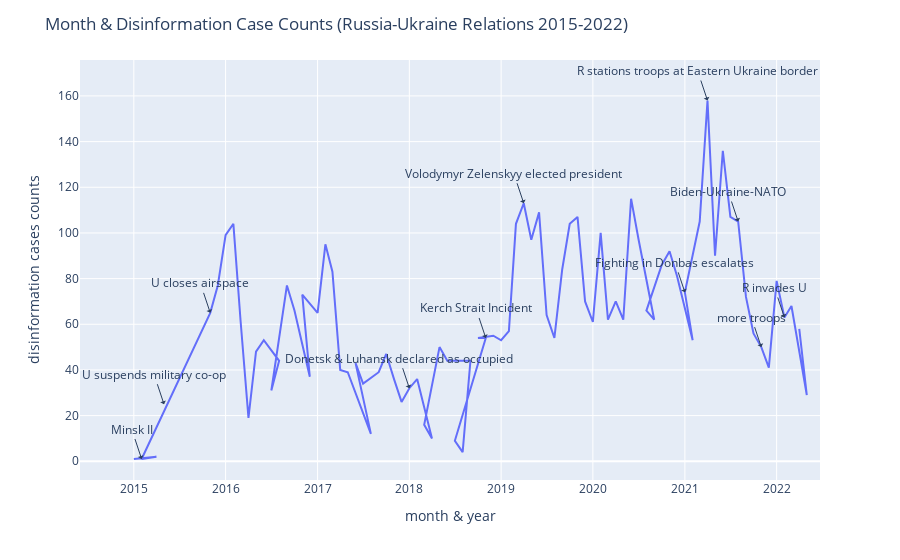

The cell this chart's notebook holds for it:
### Code cell
fig = px.line(df, x=df.index, y='case_counts', hover_data="k")
fig.update_layout(
    title_text='Month & Disinformation Case Counts (Russia-Ukraine Relations 2015-2022)',
    xaxis_title='month & year',
    yaxis_title='disinformation cases counts')
fig.add_annotation(x='2022-02',y=63,
            text="R invades U",
            showarrow=True,
            arrowhead=1)
fig.add_annotation(x='2021-04',y=158,
                    text="R stations troops at Eastern Ukraine border",
                   showarrow=True,
                   arrowhead=1)
add_label('2015-02',1,"Minsk II")
add_label('2019-04',113,"Volodymyr Zelenskyy elected president")
add_label('2021-08',105,"Biden-Ukraine-NATO")
add_label('2021-11',50,"more troops")
add_label('2015-05',25,"U suspends military co-op")
add_label('2015-11',65,"U closes airspace")
add_label('2018-01',32,"Donetsk & Luhansk declared as occupied")
add_label('2018-11',54,"Kerch Strait Incident")
add_label('2021-01',74,"Fighting in Donbas escalates")
fig.show()

### Figure 1 — Plotly figure (JSON) as saved in the notebook; plotly's stock layout.template omitted (floating-point values rounded to 4 significant figures; data arrays with more than 128 entries replaced by an {"elided": "..."} marker saying what was removed)
{"data": [{"customdata": {"elided": "82 rows, 399 str values in total"}, "hovertemplate": "index=%{x}<br>case_counts=%{y}<br>k=%{customdata[0]}<extra></extra>", "legendgroup": "", "line": {"color": "#636efa", "dash": "solid"}, "mode": "lines", "name": "", "orientation": "v", "showlegend": false, "type": "scatter", "x": ["2022-04", "2022-05", "2022-03", "2022-02", "2022-01", "2021-12", "2021-11", "2021-10", "2021-09", "2021-08", "2021-07", "2021-06", "2021-05", "2021-04", "2021-03", "2021-01", "2021-02", "2020-12", "2020-11", "2020-10", "2020-08", "2020-09", "2020-07", "2020-06", "2020-05", "2020-04", "2020-03", "2020-02", "2020-01", "2019-12", "2019-11", "2019-10", "2019-09", "2019-08", "2019-07", "2019-06", "2019-05", "2019-04", "2019-03", "2019-02", "2019-01", "2018-12", "2018-10", "2018-11", "2018-07", "2018-08", "2018-09", "2018-06", "2018-05", "2018-03", "2018-04", "2018-02", "2018-01", "2017-12", "2017-11", "2017-10", "2017-09", "2017-07", "2017-06", "2017-08", "2017-05", "2017-04", "2017-03", "2017-02", "2017-01", "2016-11", "2016-12", "2016-10", "2016-09", "2016-07", "2016-08", "2016-06", "2016-05", "2016-04", "2016-03", "2016-02", "2016-01", "2015-12", "2015-11", "2015-02", "2015-04", "2015-01"], "xaxis": "x", "y": [58, 29, 68, 63, 79, 41, 50, 56, 72, 105, 107, 136, 90, 158, 105, 74, 53, 81, 92, 86, 66, 62, 97, 115, 62, 70, 62, 100, 61, 70, 107, 104, 84, 54, 64, 109, 97, 113, 104, 57, 53, 55, 54, 54, 9, 4, 44, 44, 50, 16, 10, 36, 32, 26, 36, 47, 39, 34, 43, 12, 39, 40, 83, 95, 65, 73, 37, 66, 77, 31, 44, 53, 48, 19, 61, 104, 99, 77, 65, 1, 2, 1], "yaxis": "y"}], "layout": {"annotations": [{"arrowhead": 1, "showarrow": true, "text": "R invades U", "x": "2022-02", "y": 63}, {"arrowhead": 1, "showarrow": true, "text": "R stations troops at Eastern Ukraine border", "x": "2021-04", "y": 158}, {"arrowhead": 1, "showarrow": true, "text": "Minsk II", "x": "2015-02", "y": 1}, {"arrowhead": 1, "showarrow": true, "text": "Volodymyr Zelenskyy elected president", "x": "2019-04", "y": 113}, {"arrowhead": 1, "showarrow": true, "text": "Biden-Ukraine-NATO", "x": "2021-08", "y": 105}, {"arrowhead": 1, "showarrow": true, "text": "more troops", "x": "2021-11", "y": 50}, {"arrowhead": 1, "showarrow": true, "text": "U suspends military co-op", "x": "2015-05", "y": 25}, {"arrowhead": 1, "showarrow": true, "text": "U closes airspace", "x": "2015-11", "y": 65}, {"arrowhead": 1, "showarrow": true, "text": "Donetsk & Luhansk declared as occupied", "x": "2018-01", "y": 32}, {"arrowhead": 1, "showarrow": true, "text": "Kerch Strait Incident", "x": "2018-11", "y": 54}, {"arrowhead": 1, "showarrow": true, "text": "Fighting in Donbas escalates", "x": "2021-01", "y": 74}], "autosize": true, "legend": {"tracegroupgap": 0}, "margin": {"t": 60}, "title": {"text": "Month & Disinformation Case Counts (Russia-Ukraine Relations 2015-2022)"}, "xaxis": {"anchor": "y", "autorange": true, "domain": [0, 1], "range": ["2014-03-25 05:34:07.6386", "2022-10-01 06:27:21.0678"], "title": {"text": "month & year"}, "type": "date"}, "yaxis": {"anchor": "x", "autorange": true, "domain": [0, 1], "range": [-8.543, 182.3], "title": {"text": "disinformation cases counts"}, "type": "linear"}}}
